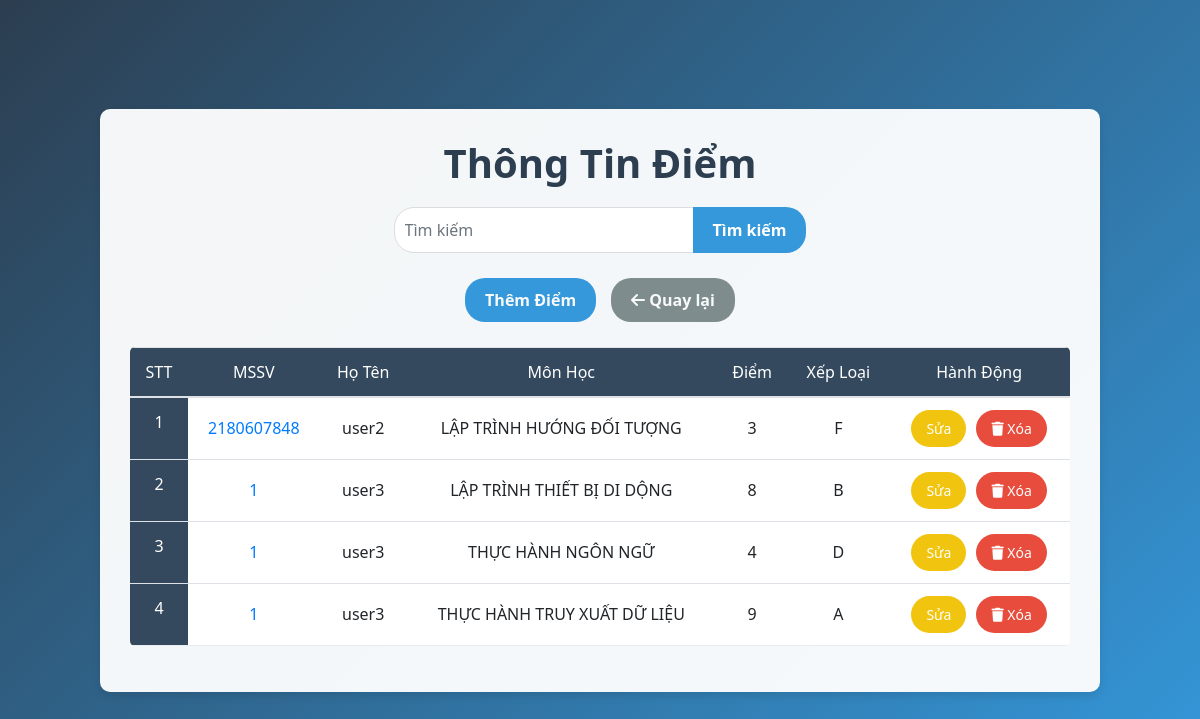
Page /grades/grades.php (signed in) on the committed database.
### tables this page shows
CREATE TABLE `grades` (
  `id` int(11) NOT NULL,
  `username` varchar(50) NOT NULL,
  `subject` varchar(100) NOT NULL,
  `grade` varchar(10) NOT NULL,
  `mssv` varchar(20) NOT NULL,
  `ho_ten` varchar(100) NOT NULL
);

### grades/grades.php (the view, shortened to what this page needs)
<?php
    include "../grades/connect.php";
    $search_query = "";
    $username = $_SESSION['username'];
    $sql = "SELECT * FROM grades WHERE username='$username' AND (mssv LIKE '%$search_query%' OR ho_ten LIKE '%$search_query%' OR subject LIKE '%$search_query%')";
    $result = mysqli_query($con, $sql);
?>
<!doctype html>
<html lang="en">
  <head>
    <link rel="stylesheet" href="https://cdn.jsdelivr.net/npm/bootstrap@4.0.0/dist/css/bootstrap.min.css"
>
  </head>
  <body>
    <div class="container">
        <h1>Thông Tin Điểm</h1>
        <div class="search-container">
            <form class="d-flex" method="GET" action="grades.php">
                <input class="form-control" type="search" placeholder="Tìm kiếm" aria-label="Search" name="search" value="<?php echo $search_query; ?>">
                <button class="btn btn-primary btn-custom" type="submit">Tìm kiếm</button>
            </form>
        </div>
        <div class="button-group">
            <button class="btn btn-primary btn-custom"><a href="add_grades.php" class="text-light text-decoration-none">Thêm Điểm</a></button>
            <button class="btn btn-secondary btn-custom"><a href="../signup1/admin_home.php" class="text-light text-decoration-none"><i class="fas fa-arrow-left"></i> Quay lại</a></button>
        </div>
        <table class="table mt-3">
            <thead>
                <tr>
                    <th scope="col">STT</th>
                    <th scope="col">MSSV</th>
                    <th scope="col">Họ Tên</th>
                    <th scope="col">Môn Học</th>
                    <th scope="col">Điểm</th>
                    <th scope="col">Xếp Loại</th>
                    <th scope="col">Hành Động</th>
                </tr>
            </thead>
            <tbody>
                <?php
                if($result){
                    $stt = 1;
                    while($row = mysqli_fetch_assoc($result)){
                        $grade_classification = '';
                        if ($row['grade'] >= 9) {
                            $grade_classification = 'A';
                        } elseif ($row['grade'] >= 8) {
                            $grade_classification = 'B';
                        } elseif ($row['grade'] >= 7) {
                            $grade_classification = 'C';
                        } elseif ($row['grade'] >= 4) {
                            $grade_classification = 'D';
                        } else {
                            $grade_classification = 'F';
                        }
                        echo '<tr>
                                <th scope="row">'.$stt.'</th>
                                <td><a href="student_grades.php?mssv='.$row['mssv'].'">'.$row['mssv'].'</a></td>
                                <td>'.$row['ho_ten'].'</td>
                                <td>'.$row['subject'].'</td>
                                <td>'.$row['grade'].'</td>
                                <td>'.$grade_classification.'</td>
                                <td>
                                    <div class="action-buttons">
                                        <a href="edit_grade.php?id='.$row['id'].'" class="btn btn-warning btn-sm btn-custom">Sửa</a>
                                        <a href="delete_grade.php?id='.$row['id'].'" class="btn btn-danger btn-sm btn-custom" onclick="return confirm(\'Bạn có chắc chắn muốn xóa?\')"><i class="fas fa-trash"></i> Xóa</a>
                                    </div>
                                </td>
                              </tr>';
                        $stt++;
                    }
                }
                ?>
            </tbody>
        </table>
    </div>
  </body>
</html>

### grades/grades.php (style rules this page uses)
body { background: linear-gradient(135deg, #2c3e50, #3498db); min-height: 100vh; font-family: 'Segoe UI', sans-serif; display: flex; justify-content: center; align-items: center; }
.container { background: rgba(255, 255, 255, 0.95); padding: 30px; border-radius: 10px; box-shadow: 0 4px 8px rgba(0, 0, 0, 0.1); margin: 20px; max-width: 1000px; }
h1 { color: #2c3e50; font-weight: 700; text-align: center; margin-bottom: 20px; }
.search-container { display: flex; justify-content: center; align-items: center; gap: 5px; margin-bottom: 25px; }
.search-container .form-control { border-radius: 20px 0 0 20px; border: 1px solid #ddd; padding: 10px; width: 300px; }
.search-container .btn-primary { border-radius: 0 20px 20px 0; margin-left: -1px; background-color: #3498db; border: none; font-weight: bold; }
.button-group { display: flex; justify-content: center; align-items: center; gap: 15px; margin-bottom: 25px; }
.btn-custom { transition: all 0.3s ease; }
.btn-primary { background-color: #3498db; border: none; padding: 10px 20px; border-radius: 20px; font-weight: bold; }
.btn-secondary { background-color: #7f8c8d; border: none; padding: 10px 20px; border-radius: 20px; font-weight: bold; }
.btn-warning { background-color: #f1c40f; border: none; color: #fff; padding: 8px 15px; border-radius: 20px; }
.btn-danger { background-color: #e74c3c; border: none; padding: 8px 15px; border-radius: 20px; }
.table { border-radius: 5px; overflow: hidden; background: #fff; }
.table th { background: #34495e; color: white; text-align: center; padding: 12px; font-weight: 500; }
.table td { vertical-align: middle; text-align: center; padding: 12px; }
.table tbody tr { border-bottom: 1px solid #e9ecef; }
.action-buttons { display: flex; gap: 10px; justify-content: center; }
a.text-light, a.text-decoration-none { text-decoration: none; color: white; }

### rows in the picture
grades: mssv "2180607848", ho_ten "user2", subject "LẬP TRÌNH HƯỚNG ĐỐI TƯỢNG", grade "3", grade "F"
grades: mssv "1", ho_ten "user3", subject "LẬP TRÌNH THIẾT BỊ DI DỘNG", grade "8", grade "B"
grades: mssv "1", ho_ten "user3", subject "THỰC HÀNH NGÔN NGỮ", grade "4", grade "D"
grades: mssv "1", ho_ten "user3", subject "THỰC HÀNH TRUY XUẤT DỮ LIỆU", grade "9", grade "A"
